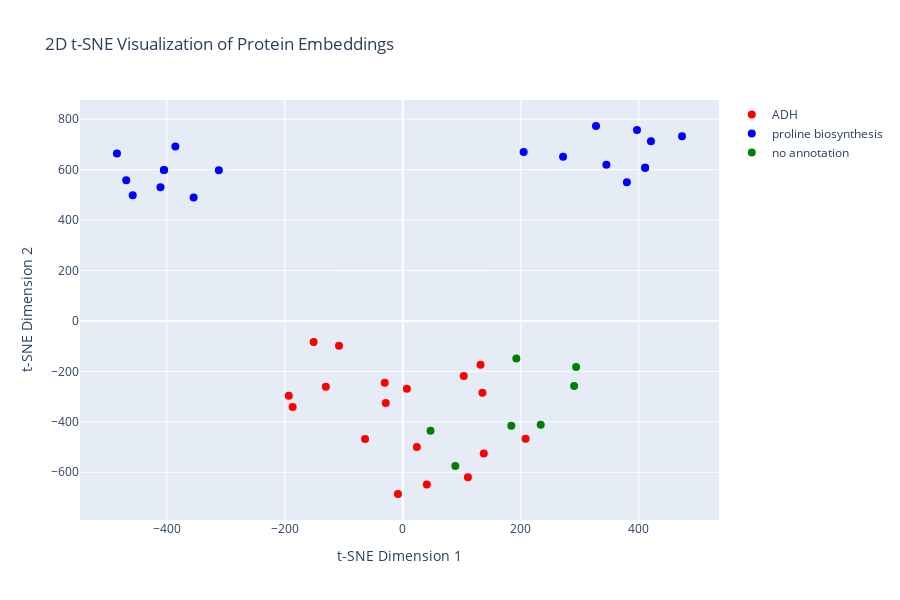

Notebook cell for this chart:
### Markdown cell above
# Embeddings

### Code cell
import numpy as np
from sklearn.manifold import TSNE
import plotly.graph_objects as go

# Annotations of interest (Alcohol dehydrogenase annotation and proline biosynthesis annotation --> two different protein families)
adh_go_id = "GO:0004022"
ploline_biosynthesis_go_id = "GO:0055129"

# Query to get all proteins with embeddings and get the label based on the annotations
query = """
MATCH (p:Protein)
OPTIONAL MATCH (p)-[:ASSOCIATED_WITH]-(g:GOAnnotation)
WITH p, collect(g.go_id) AS go_ids
RETURN p.accession_id AS protein_id, 
       p.embedding AS embedding,
       CASE 
           WHEN 'GO:0055129' IN go_ids THEN 'proline biosynthesis'
           WHEN 'GO:0004022' IN go_ids THEN 'ADH'
           ELSE 'no annotation'
       END AS label
"""

result = eedb.db.execute_read(query)

# Prepare data for visualization
data = dict(
    protein_id=[],
    embedding=[],
    label=[],
)
for record in result:
    data["protein_id"].append(record["protein_id"])
    data["embedding"].append(record["embedding"])
    data["label"].append(record["label"])

protein_ids, embeddings, labels = (
    data["protein_id"],
    np.array(data["embedding"]),
    data["label"],
)

colors = []
for label in labels:
    if label == "ADH":
        colors.append("red")
    elif label == "proline biosynthesis":
        colors.append("blue")
    else:
        colors.append("green")

hover_texts = [
    "<br>".join(
        [
            f"{key}: {value}"
            for key, value in Protein.nodes.get(
                accession_id=protein_id
            ).__dict__.items()
            if key
            in [
                "accession_id",
                "mol_weight",
                "ec_number",
                "seq_length",
                "mol_weight",
                "name",
            ]
        ]
    )
    for protein_id in protein_ids
]


# Apply t-SNE to Reduce Embeddings to 2D
tsne = TSNE(n_components=2, random_state=42, perplexity=5, max_iter=3000)
embeddings_2d = tsne.fit_transform(embeddings)

unique_labels = set(labels)  # Find the unique labels
traces = []

for label in unique_labels:
    indices = [i for i, l in enumerate(labels) if l == label]
    trace = go.Scatter(
        x=[embeddings_2d[i, 0] for i in indices],
        y=[embeddings_2d[i, 1] for i in indices],
        mode="markers",
        marker=dict(
            size=8,
            color=colors[indices[0]],
        ),
        name=label,
        text=[hover_texts[i] for i in indices],
    )
    traces.append(trace)

layout = go.Layout(
    title="2D t-SNE Visualization of Protein Embeddings",
    xaxis_title="t-SNE Dimension 1",
    yaxis_title="t-SNE Dimension 2",
    width=900,
    height=600,
)

fig = go.Figure(data=traces, layout=layout)

fig.show()

### Figure 1 — Plotly figure (JSON) as saved in the notebook; plotly's stock layout.template omitted (floating-point values rounded to 4 significant figures)
{"data": [{"marker": {"color": "red", "size": 8}, "mode": "markers", "name": "ADH", "text": ["accession_id: Q6FQA4<br>name: alcohol dehydrogenase<br>seq_length: 352<br>mol_weight: 37545.0<br>ec_number: 1.1.1.1", "accession_id: A0A7H9HSD9<br>name: alcohol dehydrogenase<br>seq_length: 348<br>mol_weight: 36974.0<br>ec_number: 1.1.1.1", "accession_id: C5DHM6<br>name: alcohol dehydrogenase<br>seq_length: 348<br>mol_weight: 36599.0<br>ec_number: 1.1.1.1", "accession_id: P20369<br>name: Alcohol dehydrogenase 1<br>seq_length: 350<br>mol_weight: 37261.0<br>ec_number: 1.1.1.1", "accession_id: Q757I1<br>name: alcohol dehydrogenase<br>seq_length: 351<br>mol_weight: 37158.0<br>ec_number: 1.1.1.1", "accession_id: Q9P4C2<br>name: Alcohol dehydrogenase 2<br>seq_length: 348<br>mol_weight: 36968.0<br>ec_number: 1.1.1.1", "accession_id: A0A1X7R1I9<br>name: alcohol dehydrogenase<br>seq_length: 348<br>mol_weight: 36784.0<br>ec_number: 1.1.1.1", "accession_id: A0A1G4JJF2<br>name: alcohol dehydrogenase<br>seq_length: 351<br>mol_weight: 37147.0<br>ec_number: 1.1.1.1", "accession_id: A0A1G4KF85<br>name: alcohol dehydrogenase<br>seq_length: 351<br>mol_weight: 37390.0<br>ec_number: 1.1.1.1", "accession_id: C5DNB7<br>name: alcohol dehydrogenase<br>seq_length: 351<br>mol_weight: 37069.0<br>ec_number: 1.1.1.1", "accession_id: A0A1G4M9V8<br>name: alcohol dehydrogenase<br>seq_length: 351<br>mol_weight: 37261.0<br>ec_number: 1.1.1.1", "accession_id: G0W4V9<br>name: alcohol dehydrogenase<br>seq_length: 351<br>mol_weight: 37144.0<br>ec_number: 1.1.1.1", "accession_id: H2AXS6<br>name: alcohol dehydrogenase<br>seq_length: 351<br>mol_weight: 37171.0<br>ec_number: 1.1.1.1", "accession_id: A0A1G4MBD6<br>name: alcohol dehydrogenase<br>seq_length: 351<br>mol_weight: 37009.0<br>ec_number: 1.1.1.1", "accession_id: G0VK69<br>name: alcohol dehydrogenase<br>seq_length: 351<br>mol_weight: 37045.0<br>ec_number: 1.1.1.1", "accession_id: P00330<br>name: Alcohol dehydrogenase 1<br>seq_length: 348<br>mol_weight: 36849.0<br>ec_number: 1.1.1.1", "accession_id: J8Q680<br>name: alcohol dehydrogenase<br>seq_length: 348<br>mol_weight: 36673.0<br>ec_number: 1.1.1.1", "accession_id: P00331<br>name: Alcohol dehydrogenase 2<br>seq_length: 348<br>mol_weight: 36732.0<br>ec_number: 1.1.1.1"], "type": "scatter", "x": [-186.8, 23.78, 40.66, -193.3, -8.318, -130.5, -151.2, 135.0, -63.88, 103.3, -30.66, -28.88, 131.8, 6.913, -108.1, 208.1, 110.4, 137.2], "y": [-341.3, -500.0, -648.2, -296.5, -686.1, -260.9, -83.85, -284.5, -468.0, -218.7, -244.7, -324.8, -173.2, -268.7, -98.42, -467.1, -619.6, -525.6]}, {"marker": {"color": "blue", "size": 8}, "mode": "markers", "name": "proline biosynthesis", "text": ["accession_id: A0A8B9YUY7<br>name: Ornithine aminotransferase<br>seq_length: 439<br>mol_weight: 48104.0<br>ec_number: 2.6.1.13", "accession_id: A0A8C6W4W5<br>name: Ornithine aminotransferase<br>seq_length: 439<br>mol_weight: 48284.0<br>ec_number: 2.6.1.13", "accession_id: A0A8J6G992<br>name: Ornithine aminotransferase<br>seq_length: 439<br>mol_weight: 48239.0<br>ec_number: 2.6.1.13", "accession_id: L8I4V3<br>name: Ornithine aminotransferase<br>seq_length: 439<br>mol_weight: 48104.0<br>ec_number: 2.6.1.13", "accession_id: A0A1U7QEB0<br>name: Ornithine aminotransferase<br>seq_length: 439<br>mol_weight: 48328.0<br>ec_number: 2.6.1.13", "accession_id: A0A8C6GQ10<br>name: Ornithine aminotransferase<br>seq_length: 439<br>mol_weight: 48314.0<br>ec_number: 2.6.1.13", "accession_id: A0A452EKJ3<br>name: Ornithine aminotransferase<br>seq_length: 439<br>mol_weight: 48132.0<br>ec_number: 2.6.1.13", "accession_id: A0A8C6HVU6<br>name: Ornithine aminotransferase<br>seq_length: 439<br>mol_weight: 48370.0<br>ec_number: 2.6.1.13", "accession_id: A0A6I9L5L6<br>name: Ornithine aminotransferase<br>seq_length: 439<br>mol_weight: 48331.0<br>ec_number: 2.6.1.13", "accession_id: A0A5J5MK22<br>name: Ornithine aminotransferase<br>seq_length: 439<br>mol_weight: 48074.0<br>ec_number: 2.6.1.13", "accession_id: A0A6J0Y425<br>name: Ornithine aminotransferase<br>seq_length: 439<br>mol_weight: 48090.0<br>ec_number: 2.6.1.13", "accession_id: A0A6P5B7Q0<br>name: Ornithine aminotransferase<br>seq_length: 439<br>mol_weight: 48118.0<br>ec_number: 2.6.1.13", "accession_id: F1MYG0<br>name: Ornithine aminotransferase<br>seq_length: 439<br>mol_weight: 48118.0<br>ec_number: 2.6.1.13", "accession_id: A0A851UXD9<br>name: Ornithine aminotransferase<br>seq_length: 439<br>mol_weight: 48355.0<br>ec_number: 2.6.1.13", "accession_id: P04182<br>name: Ornithine aminotransferase, mitochondrial<br>seq_length: 439<br>mol_weight: 48333.0<br>ec_number: 2.6.1.13", "accession_id: G3HVE0<br>name: Ornithine aminotransferase<br>seq_length: 439<br>mol_weight: 48431.0<br>ec_number: 2.6.1.13", "accession_id: P29758<br>name: Ornithine aminotransferase, mitochondrial<br>seq_length: 439<br>mol_weight: 48355.0<br>ec_number: 2.6.1.13", "accession_id: A0A6P3IYQ1<br>name: Ornithine aminotransferase<br>seq_length: 439<br>mol_weight: 48104.0<br>ec_number: 2.6.1.13", "accession_id: Q3ZCF5<br>name: Ornithine aminotransferase, mitochondrial<br>seq_length: 439<br>mol_weight: 48075.0<br>ec_number: 2.6.1.13"], "type": "scatter", "x": [-410.8, 204.8, 473.3, -457.9, 396.9, 379.8, -311.9, 345.1, 420.7, -385.6, -354.6, -404.9, -404.9, 410.7, 271.6, 327.5, 410.7, -468.9, -484.6], "y": [530.4, 670.0, 732.5, 498.2, 757.4, 550.4, 598.0, 619.3, 712.6, 691.7, 489.1, 598.8, 598.8, 607.1, 651.5, 773.0, 607.1, 557.8, 663.7]}, {"marker": {"color": "green", "size": 8}, "mode": "markers", "name": "no annotation", "text": ["accession_id: A0A7H9HSJ3<br>name: alcohol dehydrogenase<br>seq_length: 350<br>mol_weight: 36998.0<br>ec_number: 1.1.1.1", "accession_id: J5PRJ1<br>name: alcohol dehydrogenase<br>seq_length: 348<br>mol_weight: 36645.0<br>ec_number: 1.1.1.1", "accession_id: G8ZTZ5<br>name: alcohol dehydrogenase<br>seq_length: 351<br>mol_weight: 37303.0<br>ec_number: 1.1.1.1", "accession_id: A0AA35J9C9<br>name: alcohol dehydrogenase<br>seq_length: 348<br>mol_weight: 36808.0<br>ec_number: 1.1.1.1", "accession_id: J8LIG6<br>name: alcohol dehydrogenase<br>seq_length: 348<br>mol_weight: 36765.0<br>ec_number: 1.1.1.1", "accession_id: J7SA96<br>name: alcohol dehydrogenase<br>seq_length: 350<br>mol_weight: 37091.0<br>ec_number: 1.1.1.1", "accession_id: Q6QDP7<br>name: Cyclic AMP-responsive element-binding protein 3-like protein 2<br>seq_length: 521<br>mol_weight: 57379.0<br>ec_number: None"], "type": "scatter", "x": [46.96, 89.04, 290.4, 183.9, 233.8, 192.5, 293.8], "y": [-435.0, -574.7, -258.2, -415.0, -411.8, -148.4, -182.1]}], "layout": {"height": 600, "title": {"text": "2D t-SNE Visualization of Protein Embeddings"}, "width": 900, "xaxis": {"title": {"text": "t-SNE Dimension 1"}}, "yaxis": {"title": {"text": "t-SNE Dimension 2"}}}}
